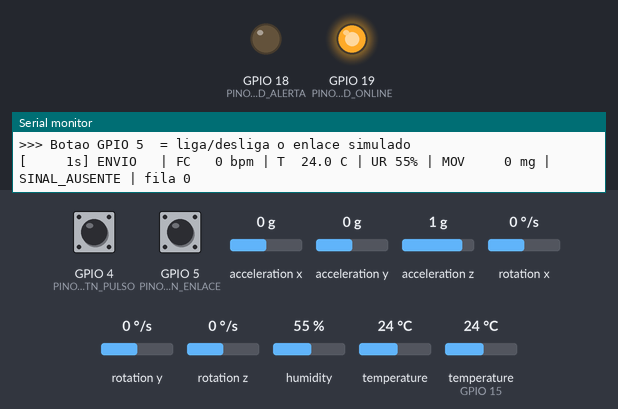
A sketch run on a simulated ESP32. On the bench: output pins drawn as LEDs (lit = HIGH), the last lines printed to the serial monitor. The inputs (shaded band) are chosen by the test bench; at power-on: acceleration x 0 g, GPIO 5 (PINO_BTN_ENLACE) HIGH, temperature (sensor on GPIO 15) 24 °C, acceleration y 0 g, acceleration z 1 g, GPIO 4 (PINO_BTN_PULSO) HIGH, rotation x 0 °/s, rotation y 0 °/s, rotation z 0 °/s, humidity 55 %, temperature 24 °C. WiFi joins after 1.5 s; servers stay silent unless stated; no MQTT or app messages arrive unless stated.

Above: at 3.0 s.
3.1 s: acceleration x set to -1.4 g
13.4 s: GPIO 5 (PINO_BTN_ENLACE) pulled LOW for 3 s
At 14.2 s:
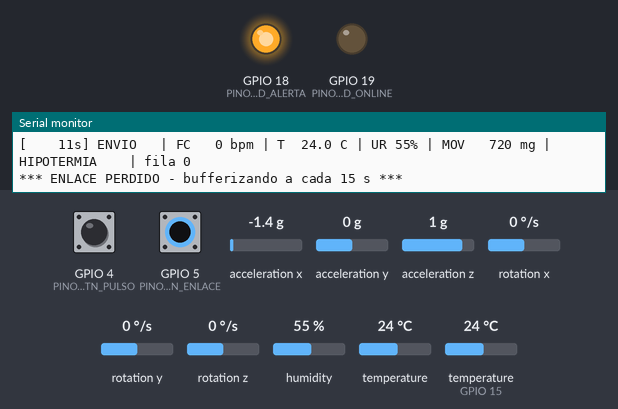
19.4 s: temperature (sensor on GPIO 15) set to 41 °C
30.2 s: acceleration y set to -1.4 g
At 32.7 s:
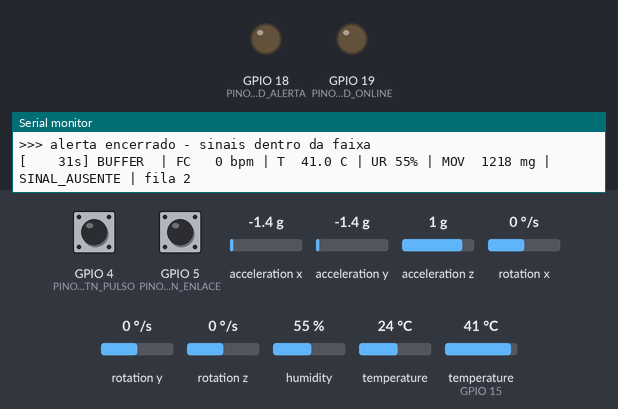
36.2 s: acceleration z set to 0 g
47.0 s: GPIO 5 (PINO_BTN_ENLACE) pulled LOW for 3 s
At 63.1 s:
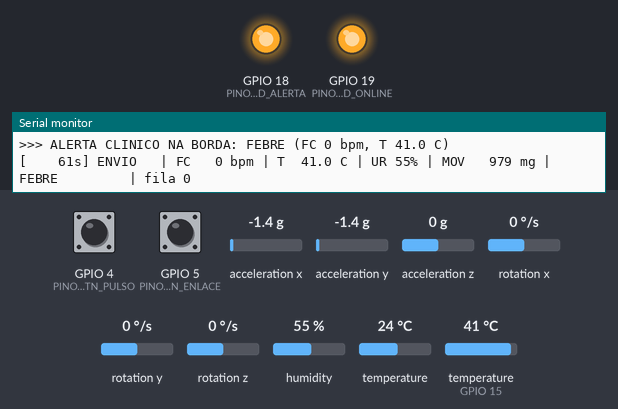
Timing chart, 0 to 63.4 s (numbered marks = the images above; inputs shaded):
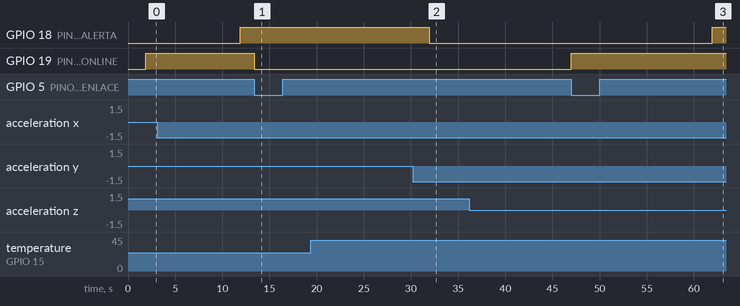

The sketch:

cardioia_wearable.ino
```cpp
/* =====================================================================
 *  CardioIA - Fase 3 - Monitoramento Continuo (IoT no Peito do Paciente)
 *  Grupo Purkinje - FIAP - Turma 2TIAOR-2026
 *
 *  cardioia_wearable.ino
 *
 *  Simula um dispositivo vestivel de monitoramento cardiologico que:
 *    1. le sinais vitais de dois sensores distintos (DHT22 e MPU6050)
 *       mais um pulso arterial simulado por pushbutton;
 *    2. decide localmente, sem a nuvem, se existe um evento clinico;
 *    3. sobrevive a quedas de conectividade guardando as amostras em um
 *       buffer circular separado por prioridade clinica;
 *    4. sincroniza o backlog quando o enlace volta, criticos primeiro;
 *    5. publica tudo via MQTT para o dashboard em Node-RED.
 *
 *  FLUXO RESUMIDO
 *
 *      [DHT22]---+
 *      [MPU6050]-+--> amostrar() --> avaliar() --> enlace ativo?
 *      [BOTAO]---+                                  |        |
 *                                                  sim      nao
 *                                                   |        |
 *                                          publicar_mqtt  bufferizar
 *                                                   |        |
 *                                                   |   (volta o enlace)
 *                                                   |        |
 *                                                   +<-- sincronizar
 *
 *  O enlace e uma variavel booleana (`enlace_ativo`), como pede o
 *  enunciado, controlada pelo botao do GPIO 5. Isso permite demonstrar a
 *  resiliencia offline no simulador sem derrubar o Wi-Fi de verdade.
 * ===================================================================== */

#include <WiFi.h>
#include <PubSubClient.h>
#include <Wire.h>
#include <DHT.h>
#include <Adafruit_MPU6050.h>
#include <Adafruit_Sensor.h>
#include "config.h"
#include "tipos.h"

#if USAR_SPIFFS
  #include <SPIFFS.h>
#endif

/* =====================================================================
 *  APOIO AOS TIPOS
 * ---------------------------------------------------------------------
 *  As estruturas (Motivo, Amostra, BufferCircular) ficam em tipos.h, e
 *  nao aqui, por uma exigencia do pre-processador do Arduino: ele gera
 *  os prototipos das funcoes do sketch e os insere logo apos os
 *  #include, antes de qualquer definicao feita no corpo do .ino. Um
 *  prototipo que menciona BufferCircular seria emitido antes da struct
 *  existir. O cabecalho resolve. Ver o comentario em tipos.h.
 * ===================================================================== */

const char* nome_motivo(uint8_t m) {
  switch (m) {
    case M_TAQUICARDIA:   return "TAQUICARDIA";
    case M_BRADICARDIA:   return "BRADICARDIA";
    case M_FEBRE:         return "FEBRE";
    case M_HIPOTERMIA:    return "HIPOTERMIA";
    case M_QUEDA:         return "QUEDA";
    case M_IMOBILIDADE:   return "IMOBILIDADE";
    case M_SINAL_AUSENTE: return "SINAL_AUSENTE";
    default:              return "NORMAL";
  }
}

/* Um alerta clinico exige acao. A perda de sinal e uma falha tecnica:
 * registramos, mas nao acendemos o LED vermelho nem priorizamos no
 * buffer. Confundir as duas coisas e o que produz fadiga de alarme. */
bool e_alerta_clinico(uint8_t m) {
  return m != M_NORMAL && m != M_SINAL_AUSENTE;
}

/* =====================================================================
 *  ESTADO GLOBAL
 * ===================================================================== */

DHT dht(PINO_DHT, DHT22);
Adafruit_MPU6050 mpu;
bool mpu_ok = false;

#if USAR_TLS
  #include <WiFiClientSecure.h>
  WiFiClientSecure net;
#else
  WiFiClient net;
#endif
PubSubClient mqtt(net);

/* Os arrays sao estaticos: alocacao dinamica em dispositivo embarcado de
 * longa duracao fragmenta a heap e acaba falhando dias depois do deploy,
 * num momento em que ninguem esta olhando. */
static Amostra memoria_rotina[CAPACIDADE_ROTINA];
static Amostra memoria_critico[CAPACIDADE_CRITICO];

BufferCircular buf_rotina  = { memoria_rotina,  CAPACIDADE_ROTINA,  0, 0, 0 };
BufferCircular buf_critico = { memoria_critico, CAPACIDADE_CRITICO, 0, 0, 0 };

/* Enlace simulado. Comeca ativo; o botao do GPIO 5 inverte. */
volatile bool enlace_ativo = true;
volatile bool enlace_mudou = false;

/* Pulso arterial simulado: a ISR registra os intervalos entre toques. */
volatile uint32_t ultimo_pulso_ms = 0;
volatile uint32_t intervalos_ms[4] = { 0, 0, 0, 0 };
volatile uint8_t  idx_intervalo = 0;

/* Contadores de histerese - um por condicao monitorada. */
uint8_t  cnt_taqui = 0, cnt_bradi = 0, cnt_febre = 0, cnt_hipo = 0;
uint16_t cnt_imovel = 0;

uint32_t proxima_amostra_ms = 0;
uint8_t  ultimo_motivo_publicado = M_NORMAL;
uint32_t total_amostras = 0;
uint32_t total_publicadas = 0;

char payload[256];

/* =====================================================================
 *  INTERRUPCOES
 * ===================================================================== */

void IRAM_ATTR isr_pulso() {
  uint32_t agora = millis();
  /* 120 ms de debounce. Tambem funciona como teto fisiologico: nenhum
   * coracao humano passa de 500 bpm, entao toques mais rapidos que isso
   * sao ruido mecanico do botao, nao batimento. */
  if (agora - ultimo_pulso_ms < 120) return;
  if (ultimo_pulso_ms != 0) {
    intervalos_ms[idx_intervalo] = agora - ultimo_pulso_ms;
    idx_intervalo = (idx_intervalo + 1) % 4;
  }
  ultimo_pulso_ms = agora;
}

void IRAM_ATTR isr_enlace() {
  static uint32_t ultimo = 0;
  uint32_t agora = millis();
  if (agora - ultimo < 300) return;   // debounce mais folgado: toque humano
  ultimo = agora;
  enlace_ativo = !enlace_ativo;
  enlace_mudou = true;
}

/* =====================================================================
 *  BUFFER CIRCULAR
 * ===================================================================== */

bool buffer_cheio(const BufferCircular& b) {
  return b.qtd >= b.capacidade;
}

/* Grava uma amostra. Se o buffer estiver cheio, sobrescreve a mais
 * antiga e contabiliza o descarte - nunca recusa a gravacao, porque
 * parar de coletar seria pior que perder o historico mais velho. */
void buffer_push(BufferCircular& b, const Amostra& a) {
  if (buffer_cheio(b)) {
    b.inicio = (b.inicio + 1) % b.capacidade;
    b.qtd--;
    b.descartadas++;
  }
  uint16_t pos = (b.inicio + b.qtd) % b.capacidade;
  b.dados[pos] = a;
  b.qtd++;
}

bool buffer_pop(BufferCircular& b, Amostra& destino) {
  if (b.qtd == 0) return false;
  destino = b.dados[b.inicio];
  b.inicio = (b.inicio + 1) % b.capacidade;
  b.qtd--;
  return true;
}

uint16_t backlog_total() {
  return buf_rotina.qtd + buf_critico.qtd;
}

/* =====================================================================
 *  LEITURA DOS SENSORES
 * ===================================================================== */

/* Converte os intervalos entre toques em bpm. Usa a media dos ultimos
 * quatro intervalos: um unico intervalo oscila demais com a mao humana,
 * e uma janela maior demoraria a reagir a uma taquicardia. */
uint16_t ler_bpm() {
  noInterrupts();
  uint32_t ult = ultimo_pulso_ms;
  uint32_t copia[4];
  for (uint8_t i = 0; i < 4; i++) copia[i] = intervalos_ms[i];
  interrupts();

  if (ult == 0 || (millis() - ult) > TIMEOUT_PULSO_MS) return 0;  // sem sinal

  uint32_t soma = 0;
  uint8_t  n = 0;
  for (uint8_t i = 0; i < 4; i++) {
    if (copia[i] > 0) { soma += copia[i]; n++; }
  }
  if (n == 0) return 0;

  uint32_t media = soma / n;
  if (media == 0) return 0;
  uint32_t bpm = 60000UL / media;
  return (uint16_t)(bpm > 300 ? 300 : bpm);
}

/* Magnitude do vetor de aceleracao, menos a gravidade, em mili-g.
 * Em repouso o resultado fica proximo de zero; um impacto gera centenas
 * ou milhares. Sem o MPU presente, devolvemos 0 e o projeto segue
 * funcionando com os demais sensores - degradacao parcial, nao falha. */
uint16_t ler_movimento() {
  if (!mpu_ok) return 0;
  sensors_event_t acc, giro, temp;
  mpu.getEvent(&acc, &giro, &temp);
  float mod = sqrt(acc.acceleration.x * acc.acceleration.x +
                   acc.acceleration.y * acc.acceleration.y +
                   acc.acceleration.z * acc.acceleration.z);
  float delta = fabs(mod - 9.80665f);           // remove a gravidade
  float mg = (delta / 9.80665f) * 1000.0f;      // m/s2 -> mili-g
  if (mg > 65535.0f) mg = 65535.0f;
  return (uint16_t)mg;
}

/* =====================================================================
 *  AVALIACAO CLINICA (Edge Computing)
 * ---------------------------------------------------------------------
 *  Toda a decisao acontece aqui, dentro do dispositivo. Se a nuvem cair,
 *  o alerta continua sendo detectado, o LED continua acendendo e a
 *  amostra continua entrando na fila prioritaria. A nuvem e o canal de
 *  notificacao, nao o cerebro do sistema - essa e a diferenca entre um
 *  wearable medico e um sensor burro conectado.
 * ===================================================================== */
uint8_t avaliar(uint16_t bpm, float temp_c, uint16_t mov_mg) {

  /* Impacto nao tem histerese: uma queda e um evento unico e nao se
   * repete na amostra seguinte. Esperar confirmacao perderia o evento. */
  if (mov_mg >= MOV_IMPACTO_MG) {
    cnt_imovel = 0;
    return M_QUEDA;
  }

  bool sinal_ok = (bpm > 0);

  /* As demais condicoes exigem AMOSTRAS_HISTERESE confirmacoes seguidas.
   * O contador zera assim que a condicao deixa de valer, de modo que
   * leituras alternadas nunca acumulam ate o limiar. */
  cnt_taqui = (sinal_ok && bpm > FC_TAQUICARDIA) ? cnt_taqui + 1 : 0;
  cnt_bradi = (sinal_ok && bpm < FC_BRADICARDIA) ? cnt_bradi + 1 : 0;
  cnt_febre = (temp_c > TEMP_FEBRE)              ? cnt_febre + 1 : 0;
  cnt_hipo  = (temp_c < TEMP_HIPOTERMIA)         ? cnt_hipo  + 1 : 0;

  cnt_imovel = (mov_mg < MOV_REPOUSO_MG) ? cnt_imovel + 1 : 0;

  /* Ordem de precedencia por gravidade: um paciente taquicardico E
   * febril recebe o rotulo cardiaco, que e o que define a conduta. */
  if (cnt_taqui >= AMOSTRAS_HISTERESE) return M_TAQUICARDIA;
  if (cnt_bradi >= AMOSTRAS_HISTERESE) return M_BRADICARDIA;
  if (cnt_febre >= AMOSTRAS_HISTERESE) return M_FEBRE;
  if (cnt_hipo  >= AMOSTRAS_HISTERESE) return M_HIPOTERMIA;

  /* Imobilidade so vira alerta se vier acompanhada de alteracao do ritmo.
   * Paciente parado com ritmo normal esta dormindo, nao desmaiado. */
  if (cnt_imovel >= IMOBILIDADE_AMOSTRAS && sinal_ok &&
      (bpm > FC_TAQUICARDIA || bpm < FC_BRADICARDIA)) {
    return M_IMOBILIDADE;
  }

  if (!sinal_ok) return M_SINAL_AUSENTE;
  return M_NORMAL;
}

/* =====================================================================
 *  SAIDA SERIAL (entregavel da Parte 1)
 * ===================================================================== */
void imprimir_serial(const Amostra& a, const char* destino) {
  char linha[160];
  snprintf(linha, sizeof(linha),
           "[%6lus] %-7s | FC %3u bpm | T %5.1f C | UR %2u%% | MOV %5u mg | %-13s | fila %u",
           (unsigned long)a.t_s,
           destino,
           a.bpm,
           a.temp_c10 / 10.0,
           a.umid,
           a.mov_mg,
           nome_motivo(a.motivo),
           backlog_total());
  Serial.println(linha);
}

/* =====================================================================
 *  MQTT
 * ===================================================================== */

void conectar_wifi() {
  Serial.printf("[WIFI] conectando em %s", WIFI_SSID);
  WiFi.mode(WIFI_STA);
  WiFi.begin(WIFI_SSID, WIFI_SENHA, WIFI_CANAL);
  uint8_t tentativas = 0;
  while (WiFi.status() != WL_CONNECTED && tentativas < 40) {
    delay(250);
    Serial.print(".");
    tentativas++;
  }
  if (WiFi.status() == WL_CONNECTED) {
    Serial.printf("\n[WIFI] ok - IP %s\n", WiFi.localIP().toString().c_str());
  } else {
    Serial.println("\n[WIFI] falhou - seguindo em modo offline");
  }
}

/* O Last Will and Testament e publicado pelo proprio broker caso o
 * dispositivo pare de responder sem se despedir. Num monitor cardiaco
 * isso importa: o dashboard precisa distinguir "paciente sem alteracoes"
 * de "parei de receber dados do paciente". Sem LWT, as duas situacoes
 * parecem iguais na tela, e a segunda e uma emergencia. */
bool conectar_mqtt() {
  if (WiFi.status() != WL_CONNECTED) return false;
  if (mqtt.connected()) return true;

  char id_cliente[48];
  snprintf(id_cliente, sizeof(id_cliente), "%s-%04X", ID_DISPOSITIVO,
           (uint16_t)(ESP.getEfuseMac() & 0xFFFF));

  Serial.print("[MQTT] conectando ao broker... ");
  bool ok;
  if (strlen(MQTT_USUARIO) > 0) {
    ok = mqtt.connect(id_cliente, MQTT_USUARIO, MQTT_SENHA,
                      TOPICO_STATUS, MQTT_QOS, true, "{\"estado\":\"offline\"}");
  } else {
    ok = mqtt.connect(id_cliente, TOPICO_STATUS, MQTT_QOS, true,
                      "{\"estado\":\"offline\"}");
  }

  if (ok) {
    Serial.println("ok");
    /* Retained: quem abrir o dashboard depois ja encontra o estado. */
    char online[160];
    snprintf(online, sizeof(online),
             "{\"estado\":\"online\",\"disp\":\"%s\",\"pac\":\"%s\",\"fw\":\"%s\"}",
             ID_DISPOSITIVO, ID_PACIENTE, VERSAO_FIRMWARE);
    mqtt.publish(TOPICO_STATUS, online, true);
  } else {
    Serial.printf("falhou (rc=%d)\n", mqtt.state());
  }
  return ok;
}

/* Monta o JSON e publica. `origem` distingue a amostra ao vivo da que
 * veio do backlog, para que o dashboard nao confunda dado historico
 * sincronizado com leitura do instante atual. */
bool publicar(const Amostra& a, const char* origem) {
  snprintf(payload, sizeof(payload),
           "{\"disp\":\"%s\",\"pac\":\"%s\",\"t\":%lu,\"bpm\":%u,"
           "\"temp\":%.1f,\"umid\":%u,\"mov\":%u,"
           "\"alerta\":%s,\"motivo\":\"%s\",\"origem\":\"%s\","
           "\"backlog\":%u,\"perdidas\":%lu}",
           ID_DISPOSITIVO, ID_PACIENTE,
           (unsigned long)a.t_s, a.bpm,
           a.temp_c10 / 10.0, a.umid, a.mov_mg,
           e_alerta_clinico(a.motivo) ? "true" : "false",
           nome_motivo(a.motivo), origem,
           backlog_total(),
           (unsigned long)(buf_rotina.descartadas + buf_critico.descartadas));

  const char* topico = (strcmp(origem, "historico") == 0)
                       ? TOPICO_HISTORICO : TOPICO_TELEMETRIA;

  bool ok = mqtt.publish(topico, payload);

  /* Alertas vao tambem para um topico proprio, para que a automacao de
   * notificacao assine so o que exige acao em vez de filtrar o fluxo
   * inteiro. Reduz trafego e simplifica o Ir Alem 1 desta fase. */
  if (ok && e_alerta_clinico(a.motivo)) {
    mqtt.publish(TOPICO_ALERTA, payload);
  }
  if (ok) total_publicadas++;
  return ok;
}

/* =====================================================================
 *  SINCRONIZACAO DO BACKLOG
 * ---------------------------------------------------------------------
 *  Criticos primeiro, em lotes. Se a publicacao falhar no meio, a
 *  amostra e devolvida ao buffer e a sincronizacao recomeca no proximo
 *  ciclo: nenhum registro e descartado por falha de rede.
 * ===================================================================== */
void sincronizar() {
  if (backlog_total() == 0) return;

  Serial.printf("[SYNC] enlace restabelecido - %u criticas, %u de rotina\n",
                buf_critico.qtd, buf_rotina.qtd);

  uint16_t enviadas = 0;
  Amostra a;

  while (enviadas < LOTE_SINCRONIZACAO && buf_critico.qtd > 0) {
    if (!buffer_pop(buf_critico, a)) break;
    if (!publicar(a, "historico")) { buffer_push(buf_critico, a); return; }
    imprimir_serial(a, "SYNC-C");
    enviadas++;
    mqtt.loop();
  }

  while (enviadas < LOTE_SINCRONIZACAO && buf_rotina.qtd > 0) {
    if (!buffer_pop(buf_rotina, a)) break;
    if (!publicar(a, "historico")) { buffer_push(buf_rotina, a); return; }
    imprimir_serial(a, "SYNC-R");
    enviadas++;
    mqtt.loop();
  }

#if USAR_SPIFFS
  /* Backlog zerado significa que tudo chegou a nuvem: o arquivo local
   * perdeu a funcao e e apagado, como pede o enunciado da Parte 1. */
  if (backlog_total() == 0 && SPIFFS.exists(ARQUIVO_SPIFFS)) {
    SPIFFS.remove(ARQUIVO_SPIFFS);
    Serial.println("[SPIFFS] backlog sincronizado - arquivo local removido");
  }
#endif
}

#if USAR_SPIFFS
void gravar_spiffs(const Amostra& a) {
  File f = SPIFFS.open(ARQUIVO_SPIFFS, FILE_APPEND);
  if (!f) return;
  f.printf("%lu,%u,%.1f,%u,%u,%s\n", (unsigned long)a.t_s, a.bpm,
           a.temp_c10 / 10.0, a.umid, a.mov_mg, nome_motivo(a.motivo));
  f.close();
}
#endif

/* =====================================================================
 *  SETUP
 * ===================================================================== */
void setup() {
  Serial.begin(115200);
  delay(300);

  Serial.println();
  Serial.println("=====================================================");
  Serial.println(" CardioIA - Fase 3 - Wearable de monitoramento");
  Serial.println(" Grupo Purkinje - FIAP 2TIAOR-2026");
  Serial.printf (" Paciente %s | Dispositivo %s | FW %s\n",
                 ID_PACIENTE, ID_DISPOSITIVO, VERSAO_FIRMWARE);
  Serial.printf (" Buffer: %u rotina + %u criticas = %u amostras (%.1f KB)\n",
                 CAPACIDADE_ROTINA, CAPACIDADE_CRITICO,
                 CAPACIDADE_ROTINA + CAPACIDADE_CRITICO,
                 (CAPACIDADE_ROTINA + CAPACIDADE_CRITICO) *
                 sizeof(Amostra) / 1024.0);
  Serial.printf (" Autonomia offline: %.1f h a %lu s por amostra\n",
                 (CAPACIDADE_ROTINA + CAPACIDADE_CRITICO) *
                 (INTERVALO_OFFLINE_MS / 1000.0) / 3600.0,
                 INTERVALO_OFFLINE_MS / 1000UL);
  Serial.println("=====================================================");

  pinMode(PINO_LED_ALERTA, OUTPUT);
  pinMode(PINO_LED_ONLINE, OUTPUT);
  pinMode(PINO_BTN_PULSO,  INPUT_PULLUP);
  pinMode(PINO_BTN_ENLACE, INPUT_PULLUP);

  /* FALLING porque os botoes usam pull-up interno: o pino cai para GND
   * quando pressionado. */
  attachInterrupt(digitalPinToInterrupt(PINO_BTN_PULSO),  isr_pulso,  FALLING);
  attachInterrupt(digitalPinToInterrupt(PINO_BTN_ENLACE), isr_enlace, FALLING);

  dht.begin();
  Serial.println("[DHT22] inicializado no GPIO 15");

  if (mpu.begin()) {
    mpu.setAccelerometerRange(MPU6050_RANGE_8_G);
    mpu.setFilterBandwidth(MPU6050_BAND_21_HZ);
    mpu_ok = true;
    Serial.println("[MPU6050] inicializado no barramento I2C");
  } else {
    Serial.println("[MPU6050] nao encontrado - movimento desabilitado");
  }

#if USAR_SPIFFS
  if (SPIFFS.begin(true)) Serial.println("[SPIFFS] montado");
  else                    Serial.println("[SPIFFS] falha ao montar");
#endif

  conectar_wifi();
#if USAR_TLS
  net.setInsecure();   // em producao, fixar o certificado do broker
#endif
  mqtt.setServer(MQTT_HOST, MQTT_PORTA);
  mqtt.setKeepAlive(MQTT_KEEPALIVE);
  mqtt.setBufferSize(512);
  conectar_mqtt();

  Serial.println();
  Serial.println(">>> Botao GPIO 4  = pulso arterial (toque no ritmo desejado)");
  Serial.println(">>> Botao GPIO 5  = liga/desliga o enlace simulado");
  Serial.println();

  proxima_amostra_ms = millis();
}

/* =====================================================================
 *  LOOP
 * ===================================================================== */
void loop() {
  mqtt.loop();

  /* --- troca de estado do enlace ------------------------------------ */
  if (enlace_mudou) {
    enlace_mudou = false;
    if (enlace_ativo) {
      Serial.println("\n*** ENLACE RESTABELECIDO ***");
      conectar_mqtt();
    } else {
      Serial.printf("\n*** ENLACE PERDIDO - bufferizando a cada %lu s ***\n",
                    INTERVALO_OFFLINE_MS / 1000UL);
    }
  }

  bool online = enlace_ativo && (WiFi.status() == WL_CONNECTED);
  if (online && !mqtt.connected()) online = conectar_mqtt();
  digitalWrite(PINO_LED_ONLINE, online ? HIGH : LOW);

  /* --- amostragem na cadencia vigente ------------------------------- */
  uint32_t intervalo = online ? INTERVALO_ONLINE_MS : INTERVALO_OFFLINE_MS;

  if ((int32_t)(millis() - proxima_amostra_ms) >= 0) {
    proxima_amostra_ms = millis() + intervalo;

    float temp_c = dht.readTemperature();
    float umid   = dht.readHumidity();
    if (isnan(temp_c)) temp_c = 0.0;     // leitura falha nao derruba o ciclo
    if (isnan(umid))   umid   = 0.0;

    Amostra a;
    a.t_s      = millis() / 1000UL;
    a.bpm      = ler_bpm();
    a.temp_c10 = (int16_t)roundf(temp_c * 10.0);
    a.umid     = (uint8_t)roundf(umid);
    a.mov_mg   = ler_movimento();
    a.motivo   = avaliar(a.bpm, temp_c, a.mov_mg);

    total_amostras++;
    digitalWrite(PINO_LED_ALERTA, e_alerta_clinico(a.motivo) ? HIGH : LOW);

    /* O alerta e anunciado no Serial sempre que muda de estado, online
     * ou offline. Essa e a prova de que a deteccao mora na borda. */
    if (a.motivo != ultimo_motivo_publicado) {
      if (e_alerta_clinico(a.motivo)) {
        Serial.printf(">>> ALERTA CLINICO NA BORDA: %s (FC %u bpm, T %.1f C)\n",
                      nome_motivo(a.motivo), a.bpm, temp_c);
      } else if (e_alerta_clinico(ultimo_motivo_publicado)) {
        Serial.println(">>> alerta encerrado - sinais dentro da faixa");
      }
      ultimo_motivo_publicado = a.motivo;
    }

#if USAR_SPIFFS
    gravar_spiffs(a);
#endif

    if (online) {
      if (publicar(a, "live")) imprimir_serial(a, "ENVIO");
      else {
        /* Publicacao falhou mesmo com enlace: trata como offline. */
        e_alerta_clinico(a.motivo) ? buffer_push(buf_critico, a)
                                   : buffer_push(buf_rotina, a);
        imprimir_serial(a, "BUFFER");
      }
    } else {
      e_alerta_clinico(a.motivo) ? buffer_push(buf_critico, a)
                                 : buffer_push(buf_rotina, a);
      imprimir_serial(a, "BUFFER");

      if (buffer_cheio(buf_rotina) && buf_rotina.descartadas % 100 == 1) {
        Serial.printf("[AVISO] buffer de rotina saturado - %lu amostras "
                      "antigas descartadas (criticas preservadas: %u)\n",
                      (unsigned long)buf_rotina.descartadas, buf_critico.qtd);
      }
    }
  }

  /* --- drenagem do backlog ------------------------------------------ */
  if (online && mqtt.connected() && backlog_total() > 0) {
    sincronizar();
  }

  delay(10);
}
```

Source omitted: tipos.h (2461 bytes), config.h (8399 bytes)

Measured:
- after the input at 13.4 s, GPIO 19 (PINO_LED_ONLINE): HIGH → LOW at once
- after the input at 19.4 s, every drawn part: stays the same
- after the input at 47.0 s, GPIO 19 (PINO_LED_ONLINE): LOW → HIGH at once
